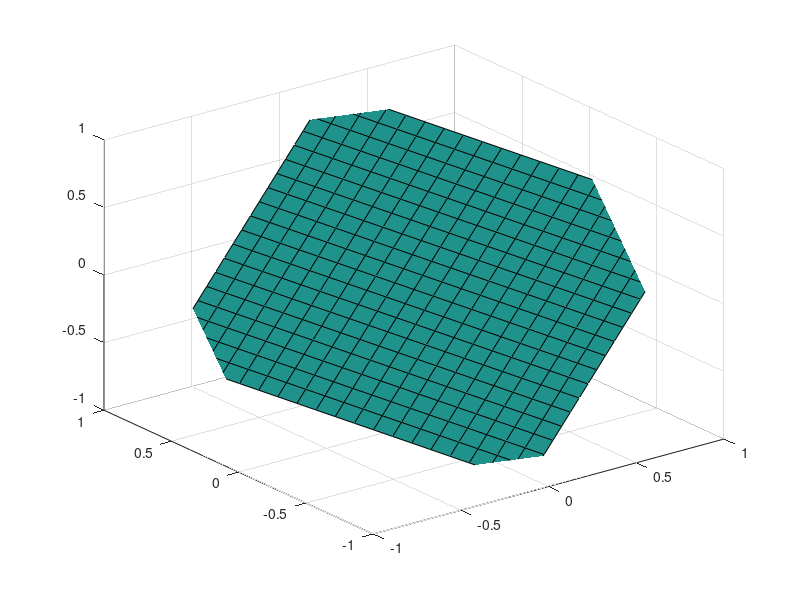

This figure's MATLAB source: (Note: this script raises an error after producing the figure.)
velocity = [2 1];
[x,y]=meshgrid(-1:2/20:1-2/20,-1:2/20:1-2/20);
h = surf(x,y,zeros(20));
axis([-1 1 -1 1 -1 1]);
rotate(h,[0 1 0],90);
rotate(h,[1 1 0],180*atan(velocity(2))/pi);
rotate(h,[0 0 1],180*atan(velocity(1))/pi);
hd = get(hsp,'XData');
td = get(hsp,'YData');
vd = get(hsp,'ZData');
delete(hsp);